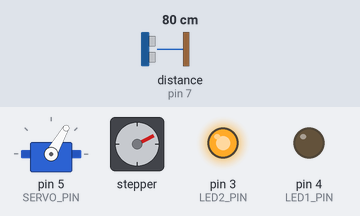
A sketch run on a simulated Arduino Uno, built with avr-gcc and run on an emulated ATmega328P. Parts: servo, stepper motor, output pins drawn as LEDs (lit = HIGH). Inputs (shaded band) come from the test bench; at power-on: distance to the obstacle (sensor on pin 7) 80 cm. The echo pulse lasts 58.3 µs per cm; stepper angles assume 2048 steps per turn.

Above: at 1.49 s.
1.7 s: distance to the obstacle (sensor on pin 7) set to 2 cm
At 2.06 s:
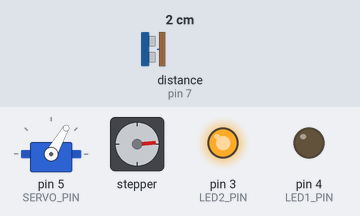
At 2.7 s:
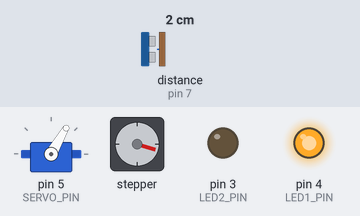
Timing chart, 0 to 23.7 s (numbered marks = the images above; inputs shaded):
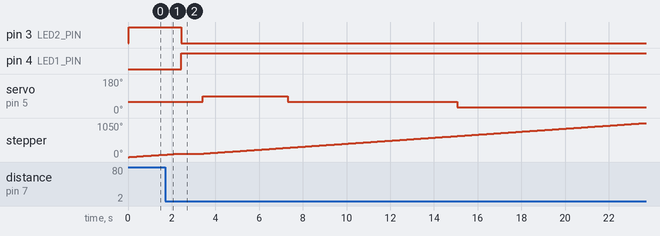

The sketch:

Project_2.ino
```cpp
#include <Servo.h>
#include "SR04.h"
//#include "IRremote.h"
#include "Stepper.h"

#define TRIG_PIN 7
#define ECHO_PIN 6
#define IR_PIN 2
#define SERVO_PIN 5
#define LED1_PIN 4
#define LED2_PIN 3
#define STEPS  32

Servo servo_1; // servo controller
SR04 sr04 = SR04(ECHO_PIN, TRIG_PIN);
Stepper stepper(STEPS, 8, 10, 9, 11);

double Dist;
int REV = 2048;
int fwd = 60, lft = 30, rgt = 90;
bool done = false;

void setup() {
  stepper.setSpeed(500); //Max seems to be 500
  servo_1.attach(SERVO_PIN);
  servo_1.write(fwd);
  pinMode(4, OUTPUT);
  digitalWrite(4, LOW);
  pinMode(3, OUTPUT);
  digitalWrite(3, LOW);
}

void loop() {
  Dist = sr04.Distance();
  if (Dist < 10) {
    digitalWrite(4, HIGH);
    digitalWrite(3, LOW);
  } else {
    digitalWrite(4, LOW);
    digitalWrite(3, HIGH);
  }
  if ((!done) && (Dist < 30)) {
    delay(1000);
    obstacleAvoidance();
    done = true; //"done" is so that it doesnt repeat obstacle avoidance again
  } else if ((!done) && (Dist > 30)) {
    stepper.step(.1 * REV); //it looks for an obstacle
  } else if ((done) && (Dist > 10)) {
    stepper.step(.1 * REV); //after obstacle avoidance it keeps going to reach the end of track
  } else if ((done) && (Dist < 10)) {
    //place a wall at the end of the track so that it does nothing when it reaches it
  }

}

void obstacleAvoidance() {

  servo_1.write(rgt);
  stepper.step(.5 * REV);
  servo_1.write(fwd);
  stepper.step(REV);
  servo_1.write(lft);
  stepper.step(2.5 * REV);
  servo_1.write(fwd);
  stepper.step(.5 * REV);
  servo_1.write(rgt);
  stepper.step(.2 * REV);
  servo_1.write(fwd);
  stepper.step(REV);

}
```

Measured:
- after the input at 1.7 s, pin 3 (LED2_PIN): HIGH → LOW after 0.73 s; pin 4 (LED1_PIN): LOW → HIGH after 0.73 s; servo on pin 5 (SERVO_PIN): 60° → 90° after 1.7 s, → 60° 3.9 s later, → 30° 7.7 s later
